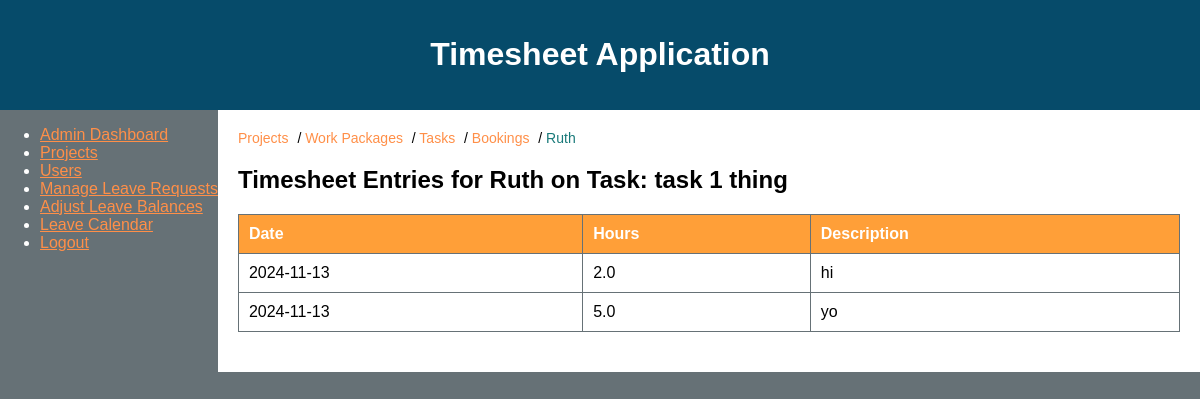
Page /admin_dashboard/tasks/1/user/3 (signed in) on the committed database.
### timesheet_app.py (models this page shows, shortened)
class User(UserMixin, db.Model):
    id = db.Column(db.Integer, primary_key=True)
    username = db.Column(db.String(100), unique=True, nullable=False)
    password_hash = db.Column(db.String(200), nullable=False)
    role = db.Column(db.String(10), nullable=False, default='user')
    status = db.Column(db.String(10), nullable=False, default='active')
    timesheets = db.relationship('Timesheet', backref='user', lazy=True)
    leave_requests = db.relationship('LeaveRequest', backref='user', lazy=True)
    leave_balance = db.relationship('LeaveBalance', backref='user', uselist=False, lazy=True)

class Task(db.Model):
    id = db.Column(db.Integer, primary_key=True)
    name = db.Column(db.String(100), nullable=False)
    work_package_id = db.Column(db.Integer, db.ForeignKey('work_package.id'), nullable=False)
    timesheets = db.relationship('Timesheet', backref='task', lazy=True)

class Timesheet(db.Model):
    id = db.Column(db.Integer, primary_key=True)
    timestamp = db.Column(db.DateTime, default=datetime.utcnow)
    user_id = db.Column(db.Integer, db.ForeignKey('user.id'), nullable=False)
    task_id = db.Column(db.Integer, db.ForeignKey('task.id'), nullable=False)
    date = db.Column(db.Date, nullable=False)
    hours = db.Column(db.Float, nullable=False)
    description = db.Column(db.Text, nullable=True)

### timesheet_app.py (the view)
@app.route('/admin_dashboard/tasks/<int:task_id>/user/<int:user_id>', methods=['GET'])
@admin_required
def user_task_entries(task_id, user_id):
    task = Task.query.get_or_404(task_id)
    user = User.query.get_or_404(user_id)
    timesheet_entries = Timesheet.query.filter_by(task_id=task_id, user_id=user_id).all()
    return render_template('user_task_entries.html', task=task, user=user, timesheet_entries=timesheet_entries)

### timesheet_app.py (called while the page is built)
@login_manager.user_loader
def load_user(user_id):
    return User.query.get(int(user_id))

def admin_required(f):
    @wraps(f)
    @login_required
    def decorated_function(*args, **kwargs):
        if current_user.role != 'admin':
            flash('Admin access required', 'danger')
            return redirect(url_for('index'))
        return f(*args, **kwargs)
    return decorated_function

### templates/user_task_entries.html (shortened to what this page needs)
{% extends 'base.html' %}
{% block breadcrumb %}
<nav class="breadcrumb">
    <a href="{{ url_for('projects_page') }}">Projects</a> /
    <a href="{{ url_for('project_detail', project_id=task.work_package.project_id) }}">Work Packages</a> /
    <a href="{{ url_for('work_package_detail', work_package_id=task.work_package_id) }}">Tasks</a> /
    <a href="{{ url_for('task_detail', task_id=task.id) }}">Bookings</a> /
    <span>{{ user.username }}</span>
</nav>
{% endblock %}
{% block content %}
<h2>Timesheet Entries for {{ user.username }} on Task: {{ task.name }}</h2>
<table>
    <thead>
        <tr>
            <th>Date</th>
            <th>Hours</th>
            <th>Description</th>
        </tr>
    </thead>
    <tbody>
        {% for entry in timesheet_entries %}
        <tr>
            <td>{{ entry.date }}</td>
            <td>{{ entry.hours }}</td>
            <td>{{ entry.description }}</td>
        </tr>
        {% endfor %}
    </tbody>
</table>
{% endblock %}

### static/styles.css (style rules this page uses)
body { font-family: Arial, sans-serif; margin: 0; padding: 0; color: #FFFFFF; background-color: #667176; }
.breadcrumb { margin-bottom: 20px; }
.breadcrumb a { color: #ff8f48; text-decoration: none; margin-right: 5px; }
.breadcrumb span { margin-right: 5px; color: #187979; }
table { width: 100%; border-collapse: collapse; margin-bottom: 20px; color: #000000; }
table, th, td { border: 1px solid #667176; }
th { background-color: #ff9f38; color: #FFFFFF; }
td { background-color: #FFFFFF; }
th, td { padding: 10px; text-align: left; }
nav.breadcrumb { font-size: 14px; }
nav.breadcrumb a { color: #ff8f48; }
nav.breadcrumb span { color: #187979; }
a { color: #ff8f48; }

### rows in the picture
User: username "Ruth"
Task: name "task 1 thing"
Timesheet: date "2024-11-13", hours "2.0", description "hi"
Timesheet: date "2024-11-13", hours "5.0", description "yo"
